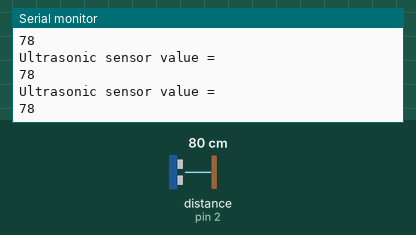
This sketch was run on a simulated Arduino Uno, built with avr-gcc and run on an emulated ATmega328P. Shown: the last lines printed to the serial monitor. Wiring (inferred from the names in the program): ultrasonic range finder: trigger pin 4; echo pin 2. The inputs (shaded band) are chosen by the test bench; at power-on: distance to the obstacle (sensor on pin 2) 80 cm. The echo pulse lasts 58.3 µs per cm.

Above: at 1.2 s.
1.3 s: distance to the obstacle (sensor on pin 2) set to 60 cm
At 1.69 s:
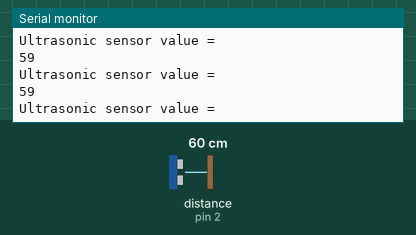
4.3 s: distance to the obstacle (sensor on pin 2) set to 2 cm
At 4.41 s:
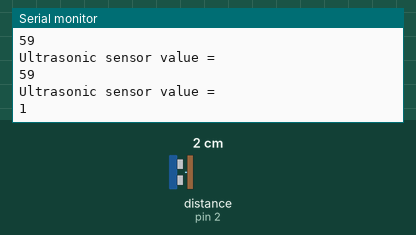
Timing chart, 0 to 7.3 s (numbered marks = the images above; inputs shaded):
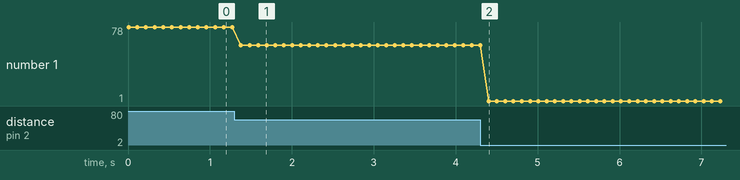

The sketch:

ultra_sonic_sensor.ino
```cpp
 int trigPin = 4;
 int echoPin = 2;
 int duration;
 int distance;
void setup() {
  Serial.begin(115200);
  pinMode(trigPin, OUTPUT);
  pinMode(echoPin, INPUT);
}
 void loop() {
  digitalWrite(trigPin, LOW);
  delayMicroseconds(2);
  digitalWrite(trigPin, HIGH);
  delayMicroseconds(10);
  digitalWrite(trigPin, LOW);
  duration = pulseIn(echoPin, HIGH);
  distance= duration*0.034/2;
  Serial.println("Ultrasonic sensor value = ");
  Serial.println(distance);
  delay(100);
}
```

Measured:
- after the input at 1.3 s, the serial monitor: prints a new line after 0.08 s (image 1)
- after the input at 4.3 s, the serial monitor: prints a new line after 0.10 s (image 2)
- plotted number 1: 78 → 59 after the input at 1.3 s, 59 → 1 after the input at 4.3 s
